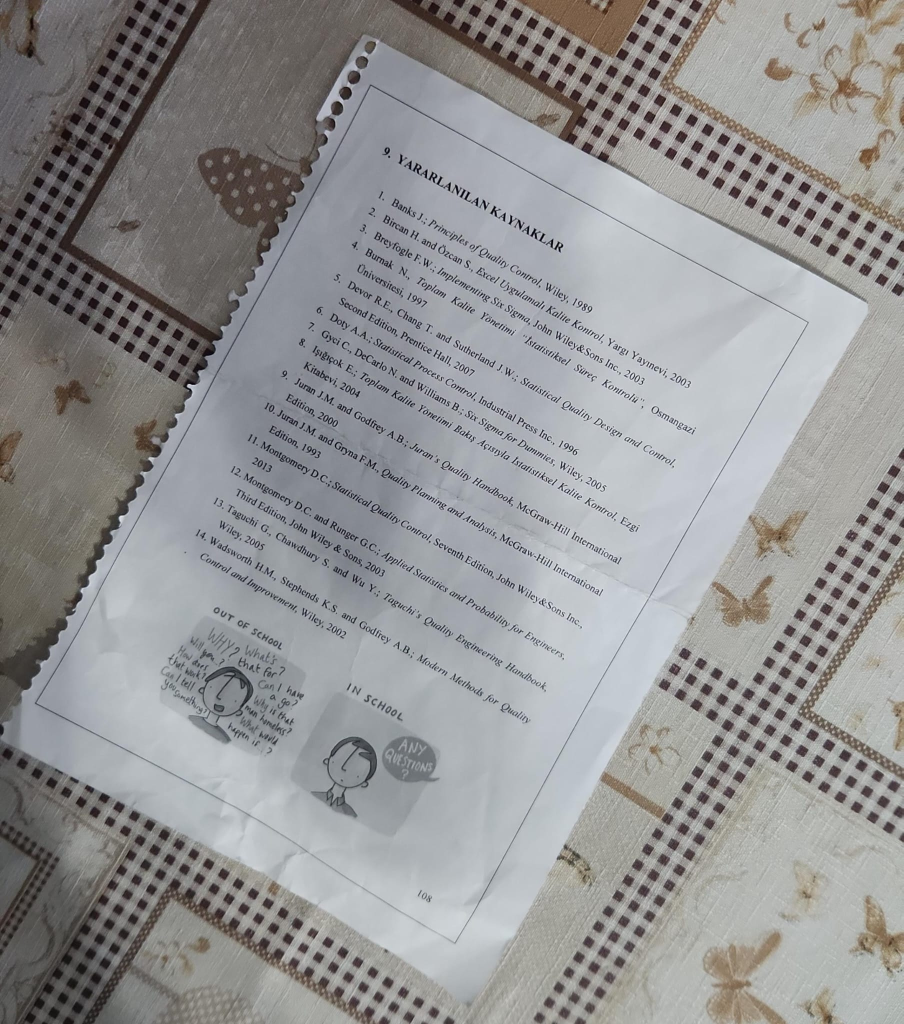
#> input picture resim.jpg, 1807 x 2048 px (shown at 1/2 size)
$ python evrak_duzeltme.py
#> lines starting #> are read from the running program, lines starting #| are printed output that depends on the picture; after the words box and inside, x2 and y2 are one past the last pixel; in counts of white or black regions, pixels touching at a corner belong together
#> further down, image is the input picture: shape (2048, 1807, 3); mean B, G, R 147.8, 147.2, 147.3
import cv2
import numpy as np
import os

# ==============================
# AYARLAR
# ==============================
INPUT_IMAGE = "resim.jpg"
OUTPUT_DIR = "ciktilar"

os.makedirs(OUTPUT_DIR, exist_ok=True)


# ==============================
# Yardımcı Fonksiyonlar
# ==============================

def resize_image(image, width=900):
#> called with width = 900
    h, w = image.shape[:2]
#> h = 2048; w = 1807
    ratio = width / w
#> ratio = 0.498
    new_size = (width, int(h * ratio))
#> new_size = (900, 1020)
    resized = cv2.resize(image, new_size)
    return resized, ratio


def order_points(pts):
    pts = pts.reshape(4, 2)
    rect = np.zeros((4, 2), dtype="float32")

    s = pts.sum(axis=1)
    diff = np.diff(pts, axis=1)

    rect[0] = pts[np.argmin(s)]
    rect[2] = pts[np.argmax(s)]
    rect[1] = pts[np.argmin(diff)]
    rect[3] = pts[np.argmax(diff)]

    return rect


def four_point_transform(image, pts):
    rect = order_points(pts)
    (tl, tr, br, bl) = rect

    width_top = np.linalg.norm(tr - tl)
    width_bottom = np.linalg.norm(br - bl)
    max_width = int(max(width_top, width_bottom))

    height_left = np.linalg.norm(bl - tl)
    height_right = np.linalg.norm(br - tr)
    max_height = int(max(height_left, height_right))

    dst = np.array([
        [0, 0],
        [max_width - 1, 0],
        [max_width - 1, max_height - 1],
        [0, max_height - 1]
    ], dtype="float32")

    matrix = cv2.getPerspectiveTransform(rect, dst)
    warped = cv2.warpPerspective(image, matrix, (max_width, max_height))

    return warped


def enhance_document(image):
    gray = cv2.cvtColor(image, cv2.COLOR_BGR2GRAY)

    clahe = cv2.createCLAHE(clipLimit=2.5, tileGridSize=(8, 8))
    contrast = clahe.apply(gray)

    blur = cv2.GaussianBlur(contrast, (3, 3), 0)

    cleaned = cv2.adaptiveThreshold(
        blur,
        255,
        cv2.ADAPTIVE_THRESH_GAUSSIAN_C,
        cv2.THRESH_BINARY,
        21,
        12
    )

    return cleaned


def find_document_contour(image):
    resized, ratio = resize_image(image, width=900)
#> ratio = 0.498

    gray = cv2.cvtColor(resized, cv2.COLOR_BGR2GRAY)
    blur = cv2.GaussianBlur(gray, (5, 5), 0)

    edges = cv2.Canny(blur, 50, 150)
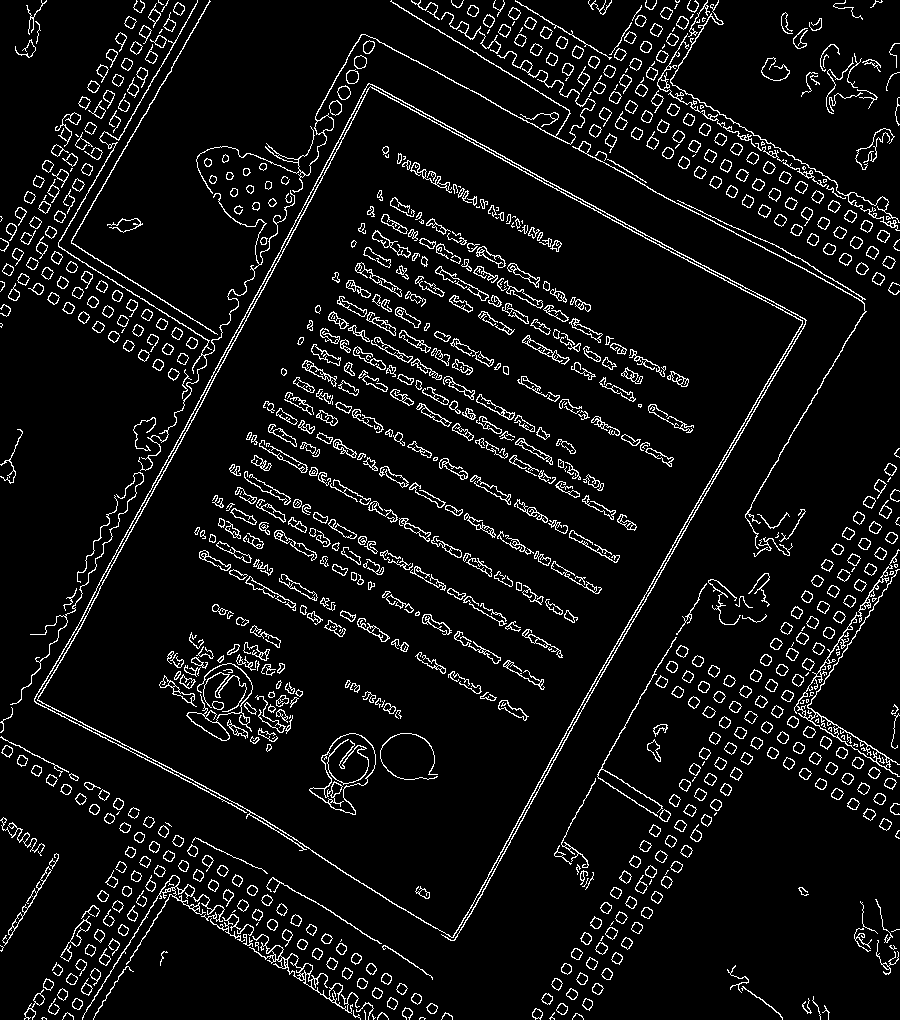
#> edges: shape (1020, 900); 6.9% white in thin lines or dots

    kernel = np.ones((5, 5), np.uint8)
    edges = cv2.dilate(edges, kernel, iterations=1)
#> edges: shape (1020, 900); 30.4% white; 313 white regions, largest, box (x1, y1, x2, y2) and area: (0, 0, 869, 789) 51025, (32, 81, 809, 943) 22353, (60, 863, 391, 1020) 11371
    edges = cv2.erode(edges, kernel, iterations=1)
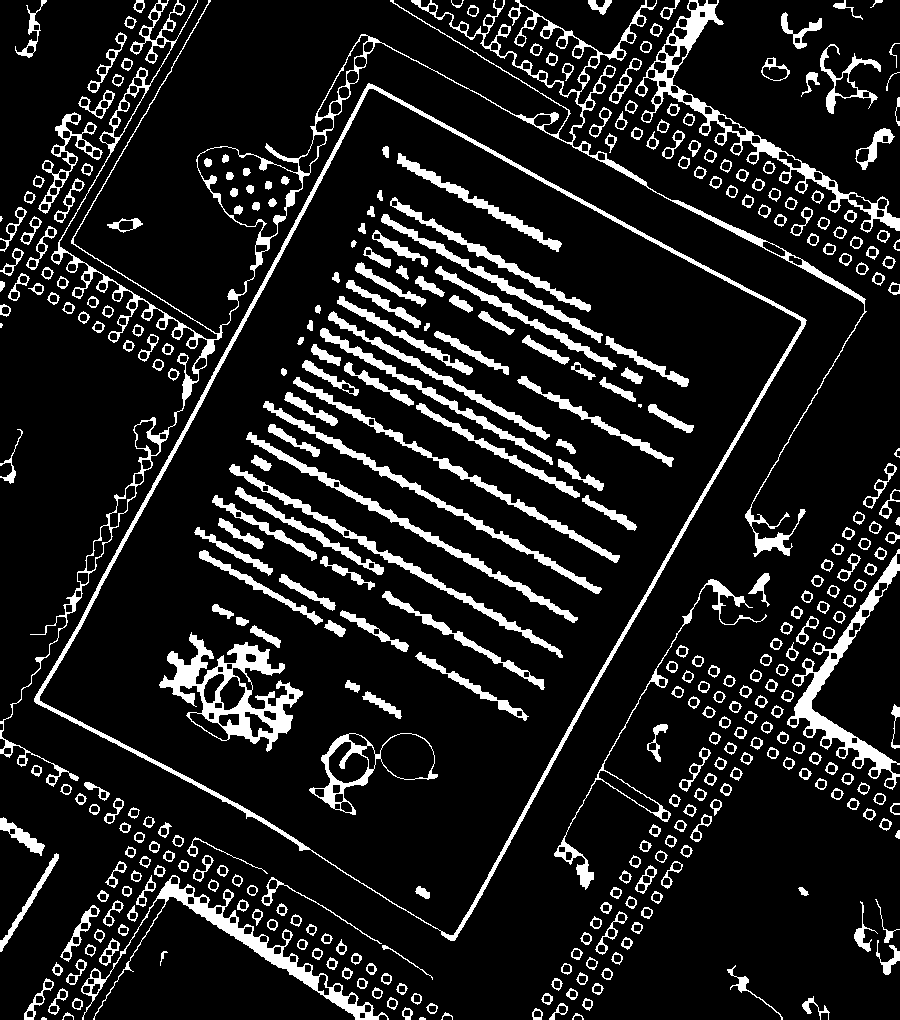
#> edges: shape (1020, 900); 12.4% white; 381 white regions (5 under 20 px)

    contours, _ = cv2.findContours(
        edges,
        cv2.RETR_EXTERNAL,
        cv2.CHAIN_APPROX_SIMPLE
    )
#> contours = 302 contours, 15 with area under 20; largest, box (x1, y1, x2, y2) and area: (34, 83, 807, 941) 343482, (0, 0, 867, 787) 21975, (635, 0, 900, 233) 6286, (81, 875, 389, 1020) 4494, (787, 549, 900, 790) 4254

    contours = sorted(contours, key=cv2.contourArea, reverse=True)

    document_contour = None

    for contour in contours:
        area = cv2.contourArea(contour)

        if area < 10000:
            continue

        peri = cv2.arcLength(contour, True)
        approx = cv2.approxPolyDP(contour, 0.02 * peri, True)

        if len(approx) == 4:
            document_contour = approx
            break
#> this loop made 1 pass
#> (area, peri, document_contour) on pass 1: (343482, 2588, [[368, 83], [34, 701], [454, 940], [806, 320]])

    if document_contour is None:
        raise Exception("Evrak köşeleri bulunamadı. Daha net ve zıt zeminli fotoğraf kullan.")

    document_contour = document_contour / ratio
#> document_contour = [[738.9, 166.6], [68.26, 1407.5], [911.5, 1887.3], [1618.3, 642.5]]
    return document_contour.astype("float32"), edges, resized


# ==============================
# Ana Program
# ==============================

image = cv2.imread(INPUT_IMAGE)

if image is None:
    raise FileNotFoundError("Görüntü bulunamadı. INPUT_IMAGE adını kontrol et.")

original = image.copy()

# 1. Evrak sınırlarını ve köşelerini bul
document_contour, edges, resized_debug = find_document_contour(image)

# 2. Maskeleme işlemi - evrak dışı beyaz yapılır
mask = np.zeros(image.shape[:2], dtype=np.uint8)
cv2.drawContours(mask, [document_contour.astype(np.int32)], -1, 255, -1)
#> mask: shape (2048, 1807); 37.9% white; 1 white region, box (x1, y1, x2, y2) and area: (68, 166, 1619, 1888) 1402055

white_background = np.ones_like(image) * 255

document_only = cv2.bitwise_and(image, image, mask=mask)

inverse_mask = cv2.bitwise_not(mask)
white_outside = cv2.bitwise_and(
    white_background,
    white_background,
    mask=inverse_mask
)
#> white_background: shape (2048, 1807, 3); every value is 255

masked_document = cv2.add(document_only, white_outside)
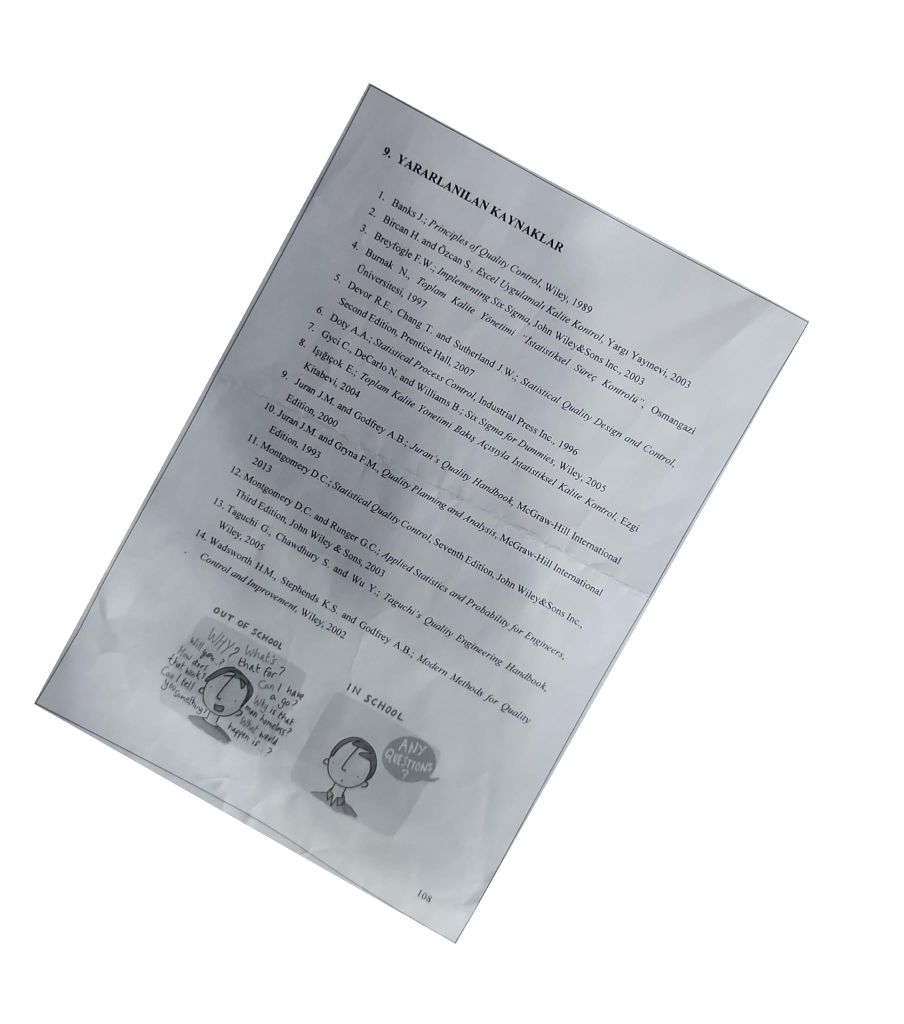
#> masked_document: shape (2048, 1807, 3) (shown at 1/2 size); mean B, G, R 223.5, 221.1, 219.5

# 3. Köşeleri görselleştir
corner_image = image.copy()

for point in document_contour:
    x, y = point.ravel()
    cv2.circle(corner_image, (int(x), int(y)), 12, (0, 0, 255), -1)
#> this loop made 4 passes
#> corner_image: shape (2048, 1807, 3); 0.05% of pixels changed, all inside (x1, y1, x2, y2) = (56, 154, 1631, 1900)

cv2.drawContours(
    corner_image,
    [document_contour.astype(np.int32)],
    -1,
    (0, 255, 0),
    4
)
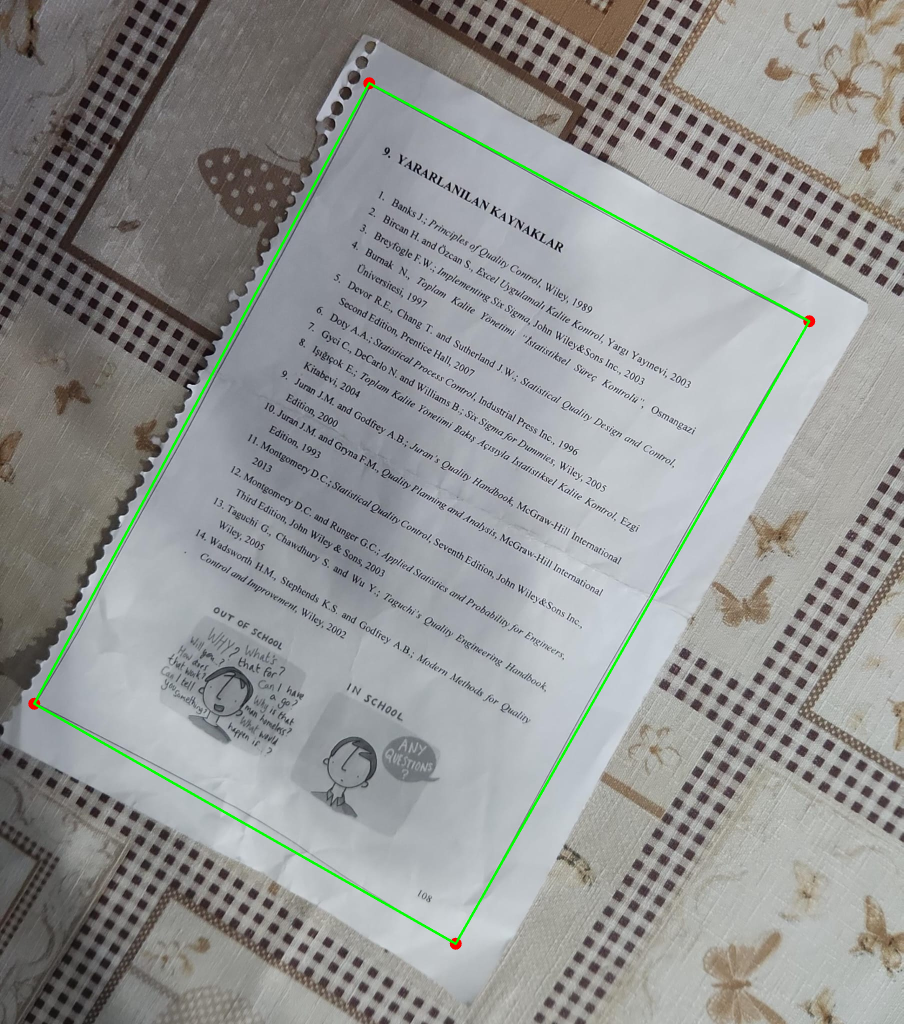
#> corner_image: shape (2048, 1807, 3) (shown at 1/2 size); mean B, G, R 146.6, 147.7, 146.2

# 4. Yamuk / trapezoid perspektifi düzelt
warped = four_point_transform(original, document_contour)
#> in order_points, `pts = pts.reshape(4, 2)`: pts has the same summary as document_contour in find_document_contour
#> in order_points, `s = pts.sum(axis=1)`: s = [905.5, 1475.7, 2798.8, 2260.8]
#> in order_points, `diff = np.diff(pts, axis=1)`: diff = [-572.2, 1339.2, 975.8, -975.8]
#> in four_point_transform, `rect = order_points(pts)`: rect = [[738.9, 166.6], [1618.3, 642.5], [911.5, 1887.3], [68.26, 1407.5]]
#> in four_point_transform, `(tl, tr, br, bl) = rect`: tl = [738.9, 166.6]; tr = [1618.3, 642.5]; br = [911.5, 1887.3]; bl = [68.26, 1407.5]
#> in four_point_transform, `width_top = np.linalg.norm(tr - tl)`: width_top = 999.9
#> in four_point_transform, `width_bottom = np.linalg.norm(br - bl)`: width_bottom = 970.2
#> in four_point_transform, `max_width = int(max(width_top, width_bottom))`: max_width = 999
#> in four_point_transform, `height_left = np.linalg.norm(bl - tl)`: height_left = 1410.4
#> in four_point_transform, `height_right = np.linalg.norm(br - tr)`: height_right = 1431.5
#> in four_point_transform, `max_height = int(max(height_left, height_right))`: max_height = 1431
#> in four_point_transform, `dst = np.array([ [0, 0], [max_width - 1, 0], [max_width - 1, max_heigh..`: dst = [[0, 0], [998, 0], [998, 1430], [0, 1430]]
#> in four_point_transform, `matrix = cv2.getPerspectiveTransform(rect, dst)`: matrix = [[0.905, 0.489, -750.4], [-0.476, 0.879, 204.9], [2.36e-05, -1.13e-05, 1]]

# 5. Kontrast iyileştirme ve beyaz zemin
enhanced = enhance_document(warped)
#> in enhance_document, `cleaned = cv2.adaptiveThreshold( blur, 255, cv2.ADAPTIVE_THRESH_GAUSSI..`:
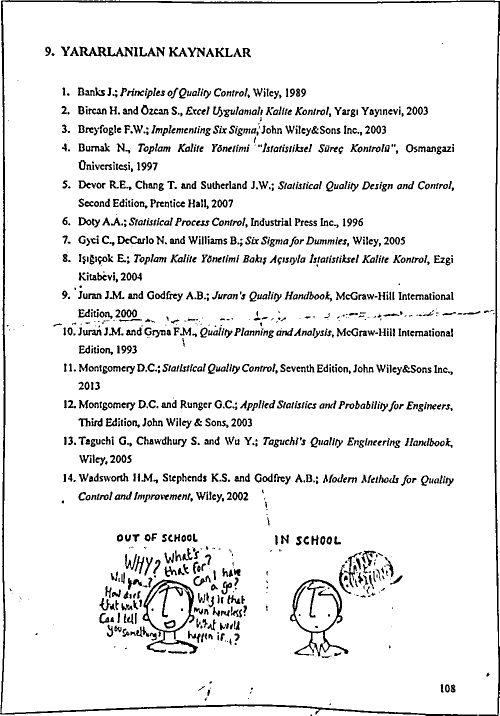
#> cleaned: shape (1431, 999) (shown at 1/2 size); 91.9% white; 1416 black regions (297 under 20 px), largest, box (x1, y1, x2, y2) and area: (0, 0, 999, 1431) 15829, (580, 1158, 697, 1313) 2995, (285, 1159, 396, 1308) 2540

# 6. Çıktıları kaydet
cv2.imwrite(f"{OUTPUT_DIR}/1_kenar_algilama.jpg", edges)
cv2.imwrite(f"{OUTPUT_DIR}/2_maskelenmis_evrak_beyaz_arka_plan.jpg", masked_document)
cv2.imwrite(f"{OUTPUT_DIR}/3_koseler_belirlendi.jpg", corner_image)
cv2.imwrite(f"{OUTPUT_DIR}/4_perspektif_duzeltilmis.jpg", warped)
cv2.imwrite(f"{OUTPUT_DIR}/5_kontrast_iyilestirilmis_beyaz.jpg", enhanced)

print("İşlem tamamlandı.")
print("Çıktılar 'ciktilar' klasörüne kaydedildi.")
